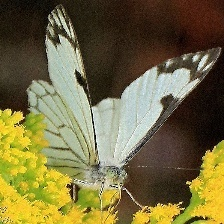
#> input picture datasets/images/test/Image_1.jpg, 224 x 224 px, found by its file name; its folder holds only this picture in this run
$ python annotate_images.py
#> lines starting #> are read from the running program, lines starting #| are printed output that depends on the picture; after the words box and inside, x2 and y2 are one past the last pixel; in counts of white or black regions, pixels touching at a corner belong together
import cv2
import os
import random
import csv

# Input and output folders
input_folder = 'datasets/images/test'
output_folder = 'datasets/annotated_images/test'

# Create output folder if doesn't exist
if not os.path.exists(output_folder):
    os.makedirs(output_folder)

# CSV folder path
csv_file_path = "datasets/test.csv"

# Ensure output folders exist
os.makedirs(output_folder, exist_ok=True)
os.makedirs(os.path.dirname(csv_file_path), exist_ok=True)

# Open CSV file for writing
with open(csv_file_path, mode='w', newline='') as csv_file:
    fieldnames = ['image_path',
                  'x_coordinate',
                  'y_coordinate',
                  'image_width',
                  'image_height']
    writer = csv.DictWriter(csv_file, fieldnames=fieldnames)
    writer.writeheader()

    for filename in os.listdir(input_folder):

        # Load and preprocess image
        image = cv2.imread(os.path.join(input_folder, filename))
#> image is the input picture: shape (224, 224, 3); mean B, G, R 64.2, 107.8, 117.2
        image = cv2.resize(image, (256, 256))
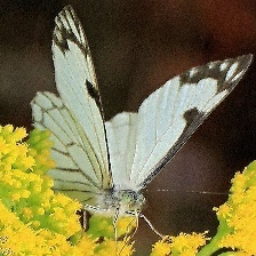
#> image: shape (256, 256, 3); mean B, G, R 64.1, 107.7, 117.1
        height, width, _ = image.shape
#> height = 256; width = 256

        # Pick random pixel
        x = random.randint(0, width-1)
#> x = 197
        y = random.randint(0, height-1)
#> y = 215

        # Annotate pixel
        if x >= 0 and x < image.shape[0] and y >= 0 and y < image.shape[1]:
            image[x, y] = (0, 0, 255)
#> image: shape (256, 256, 3); under 0.01% of pixels changed, all inside (x1, y1, x2, y2) = (215, 197, 216, 198)
        cv2.circle(image, (x, y),
                   radius=3,
                   color=(0, 0, 255),
                   thickness=-1)
#> image: shape (256, 256, 3); mean B, G, R 64.1, 107.7, 117.2


        # Save annotated image
        output_path = os.path.join(output_folder, filename)
        cv2.imwrite(output_path, image)

        # Write row to the CSV file
        writer.writerow({
            'image_path': filename,
            'x_coordinate': x,
            'y_coordinate': y,
            'image_width': width,
            'image_height': height
        })

print('Saved annotated images to folder: ', output_folder)

$ run again, on datasets/images/test/Image_2.jpg
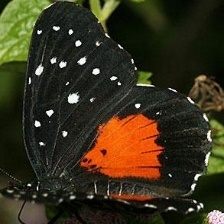
#> input picture datasets/images/test/Image_2.jpg, 224 x 224 px, found by its file name
#> image is the input picture: shape (224, 224, 3); mean B, G, R 28.2, 48.8, 56.5
#> `image[x, y] = (0, 0, 255)`:
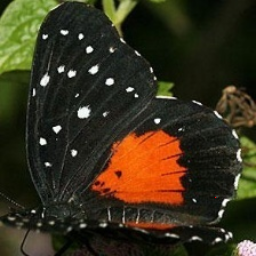
#> image: shape (256, 256, 3); mean B, G, R 28.1, 48.7, 56.4

$ run again, on datasets/images/test/Image_3.jpg
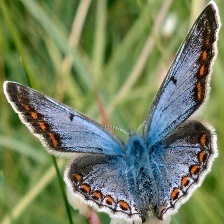
#> input picture datasets/images/test/Image_3.jpg, 224 x 224 px, found by its file name
#> image is the input picture: shape (224, 224, 3); mean B, G, R 96.6, 129.9, 117.1
#> `image = cv2.resize(image, (256, 256))`:
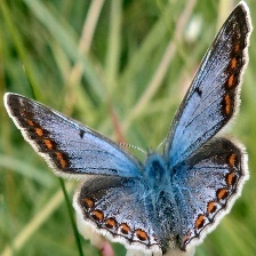
#> image: shape (256, 256, 3); mean B, G, R 96.5, 129.8, 117

$ run again, on datasets/images/test/Image_4.jpg
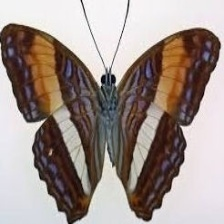
#> input picture datasets/images/test/Image_4.jpg, 224 x 224 px, found by its file name
#> image is the input picture: shape (224, 224, 3); mean B, G, R 140.3, 145.9, 159.3
#> `image[x, y] = (0, 0, 255)`:
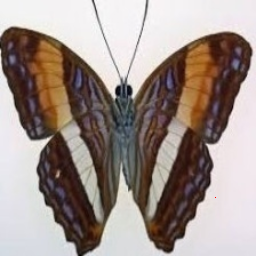
#> image: shape (256, 256, 3); mean B, G, R 140.1, 145.8, 159.2
